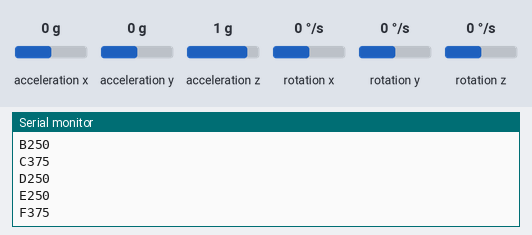
Bench run of a sketch on a simulated Arduino Uno, built with avr-gcc and run on an emulated ATmega328P. Parts: the last lines printed to the serial monitor. Wiring (inferred from the names in the program): MPU-6050 motion sensor at I2C address 0x68; MPU-6050 motion sensor at I2C address 0x69. Inputs (shaded band) come from the test bench; at power-on: acceleration x 0 g, acceleration y 0 g, acceleration z 1 g, rotation x 0 °/s, rotation y 0 °/s, rotation z 0 °/s.

Above: at 1.2 s.
1.3 s: acceleration x set to -1.4 g
At 2.4 s:
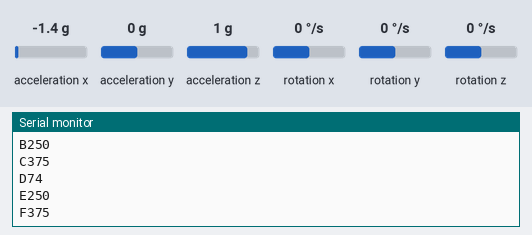
2.8 s: acceleration y set to -1.4 g
At 3.4 s:
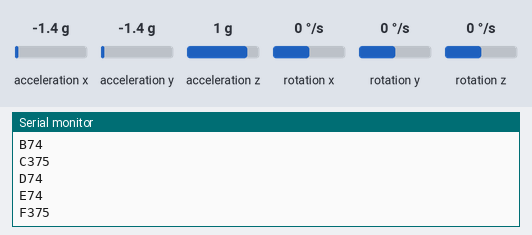

The sketch:

acc_dubble.ino
```cpp
// (c) Michael Schoeffler 2017, http://www.mschoeffler.de

#include "Wire.h" // This library allows you to communicate with I2C devices.

const int MPU_ADDR1 = 0x68; // I2C address of the MPU-6050. If AD0 pin is set to HIGH, the I2C address will be 0x69.
const int MPU_ADDR2 = 0x69;

// Vars for first accelerometer
int16_t accelerometer_x_1, accelerometer_y_1, accelerometer_z_1; // variables for accelerometer raw data
int16_t gyro_x_1, gyro_y_1, gyro_z_1; // variables for gyro raw data

// Vars for second accelerometer
int16_t accelerometer_x_2, accelerometer_y_2, accelerometer_z_2; // variables for accelerometer raw data
int16_t gyro_x_2, gyro_y_2, gyro_z_2; // variables for gyro raw data

//time
int sampleRate = 100; //samples per second
int sampleInterval = 1000000/sampleRate; //Inverse of SampleRate
long timer = micros(); //timer

char tmp_str[7]; // temporary variable used in convert function

int ledOn = 0; //to control the LED.

char* convert_int16_to_str(int16_t i) { // converts int16 to string. Moreover, resulting strings will have the same length in the debug monitor.
  sprintf(tmp_str, "%6d", i);
  return tmp_str;
}

void setup() {
  Serial.begin(115200);
  Wire.begin();
  Wire.beginTransmission(MPU_ADDR1); // Begins a transmission to the I2C slave (GY-521 board)
  Wire.write(0x6B); // PWR_MGMT_1 register
  Wire.write(0); // set to zero (wakes up the MPU-6050)
  Wire.endTransmission(true);

  Wire.beginTransmission(MPU_ADDR2);
  Wire.write(0x6B);
  Wire.write(0);
  Wire.endTransmission(true);

  timer = micros();
}
void loop() {
  Wire.beginTransmission(MPU_ADDR1);
  Wire.write(0x3B); // starting with register 0x3B (ACCEL_XOUT_H) [MPU-6000 and MPU-6050 Register Map and Descriptions Revision 4.2, p.40]
  Wire.endTransmission(false); // the parameter indicates that the Arduino will send a restart. As a result, the connection is kept active.
  Wire.requestFrom(MPU_ADDR1, 7*2, true); // request a total of 7*2=14 registers

  // "Wire.read()<<8 | Wire.read();" means two registers are read and stored in the same variable
  accelerometer_x_1 = Wire.read()<<8 | Wire.read(); // reading registers: 0x3B (ACCEL_XOUT_H) and 0x3C (ACCEL_XOUT_L)
  accelerometer_y_1 = Wire.read()<<8 | Wire.read(); // reading registers: 0x3D (ACCEL_YOUT_H) and 0x3E (ACCEL_YOUT_L)
  accelerometer_z_1 = Wire.read()<<8 | Wire.read(); // reading registers: 0x3F (ACCEL_ZOUT_H) and 0x40 (ACCEL_ZOUT_L)
  gyro_x_1 = Wire.read()<<8 | Wire.read(); // reading registers: 0x43 (GYRO_XOUT_H) and 0x44 (GYRO_XOUT_L)
  gyro_y_1 = Wire.read()<<8 | Wire.read(); // reading registers: 0x45 (GYRO_YOUT_H) and 0x46 (GYRO_YOUT_L)
  gyro_z_1 = Wire.read()<<8 | Wire.read(); // reading registers: 0x47 (GYRO_ZOUT_H) and 0x48 (GYRO_ZOUT_L)

  // print out data
//  Serial.print("aX = "); Serial.print(convert_int16_to_str(accelerometer_x));
//  Serial.print(" | aY = "); Serial.print(convert_int16_to_str(accelerometer_y));
//  Serial.print(" | aZ = "); Serial.print(convert_int16_to_str(accelerometer_z));
////  // the following equation was taken from the documentation [MPU-6000/MPU-6050 Register Map and Description, p.30]
////  Serial.print(" | tmp = "); Serial.print(temperature/340.00+36.53);
//  Serial.print(" | gX = "); Serial.print(convert_int16_to_str(gyro_x));
//  Serial.print(" | gY = "); Serial.print(convert_int16_to_str(gyro_y));
//  Serial.print(" | gZ = "); Serial.print(convert_int16_to_str(gyro_z));
//  Serial.println();

  Wire.beginTransmission(MPU_ADDR2);
  Wire.write(0x3B);
  Wire.endTransmission(false);
  Wire.requestFrom(MPU_ADDR2, 7*2, true);
  accelerometer_x_2 = Wire.read()<<8 | Wire.read(); // reading registers: 0x3B (ACCEL_XOUT_H) and 0x3C (ACCEL_XOUT_L)
  accelerometer_y_2 = Wire.read()<<8 | Wire.read(); // reading registers: 0x3D (ACCEL_YOUT_H) and 0x3E (ACCEL_YOUT_L)
  accelerometer_z_2 = Wire.read()<<8 | Wire.read(); // reading registers: 0x3F (ACCEL_ZOUT_H) and 0x40 (ACCEL_ZOUT_L)
  gyro_x_2 = Wire.read()<<8 | Wire.read(); // reading registers: 0x43 (GYRO_XOUT_H) and 0x44 (GYRO_XOUT_L)
  gyro_y_2 = Wire.read()<<8 | Wire.read(); // reading registers: 0x45 (GYRO_YOUT_H) and 0x46 (GYRO_YOUT_L)
  gyro_z_2 = Wire.read()<<8 | Wire.read(); // reading registers: 0x47 (GYRO_ZOUT_H) and 0x48 (GYRO_ZOUT_L)


  if (micros() - timer >= sampleInterval) { //Timer: send sensor data in every 10ms
    timer = micros();

//    Serial.println("=== 68 ===");
    sendDataToProcessing('A', map(accelerometer_x_1,-32768,32767,0,500));
    sendDataToProcessing('B', map(accelerometer_y_1,-32768,32767,0,500));
    sendDataToProcessing('C', map(accelerometer_z_1,-32768,32767,0,500));

//    Serial.println("=== 69 ===");
    sendDataToProcessing('D', map(accelerometer_x_2,-32768,32767,0,500));
    sendDataToProcessing('E', map(accelerometer_y_2,-32768,32767,0,500));
    sendDataToProcessing('F', map(accelerometer_z_2,-32768,32767,0,500));
  }
}

void sendDataToProcessing(char symbol, int data) {
  Serial.print(symbol);  // symbol prefix of data type
  Serial.println(data);  // the integer data with a carriage return
}

void getDataFromProcessing() {
  while (Serial.available()) {
    char inChar = (char)Serial.read();
    if (inChar == 'a') { //when an 'a' charactor is received.
      ledOn = 1;
      digitalWrite(LED_BUILTIN, ledOn); //turn on the built in LED on Arduino Uno
    }
    if (inChar == 'b') { //when an 'b' charactor is received.
      ledOn = 0;
      digitalWrite(LED_BUILTIN, 0); //turn on the built in LED on Arduino Uno
    }
    if (inChar == 'c') { //when an 'b' charactor is received.
      ledOn = 0;
      digitalWrite(LED_BUILTIN, 0); //turn on the built in LED on Arduino Uno
    }
    if (inChar == 'd') { //when an 'b' charactor is received.
      ledOn = 0;
      digitalWrite(LED_BUILTIN, 0); //turn on the built in LED on Arduino Uno
    }
  }
}
```

Measured:
- after the input at 1.3 s, the serial monitor: prints a new line at once (image 1)
- after the input at 2.8 s, the serial monitor: prints a new line at once (image 2)
